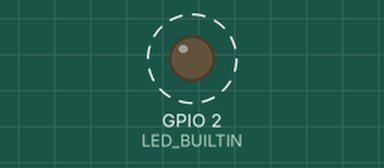
Recording of a sketch running on a simulated ESP8266 (NodeMCU). On the bench: output pins drawn as LEDs (lit = HIGH, except the on-board LED, lit = LOW). Dashed ring = blinking. WiFi joins after 1.5 s; servers stay silent unless stated; what the sketch prints to the serial monitor is not drawn.

Above: at 1.7 s.
Timing chart, 0 to 4.5 s (numbered marks = the images above):
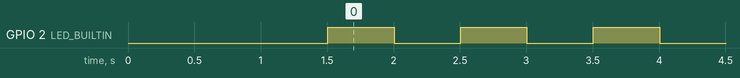

Measured:
- by itself, GPIO 2 (LED_BUILTIN): alternates HIGH for 0.50 s and LOW for 0.50 s

The sketch:

sketch_apr14a.ino
```cpp
#include <ESP8266WiFi.h>
#include <ArduinoOTA.h>

const char* ssid = "LAPTOP-7NG8FVHL-9713";
const char* password = "17171717";

void setup() {
  // put your setup code here, to run once:
  Serial.begin(9600);  //設定Baud rate
  Serial.println("") ;
  pinMode(LED_BUILTIN, OUTPUT); // 設置LED_BUILTIN引腳模式為輸出模式，可以通過它控制LED燈

  connectWifi();

  // 設置OTA主機名和密碼
  ArduinoOTA.setHostname("ESP8266");
  ArduinoOTA.setPassword("12345678");

  //開始使用OTA
  ArduinoOTA.begin();
  // 顯示OTA已經準備好
  Serial.println("OTA ready");
}

void loop() {
  // put your main code here, to run repeatedly:
  ArduinoOTA.handle();  //讓 Arduino 收到並處理OTA更新請求
  digitalWrite(LED_BUILTIN, !digitalRead(LED_BUILTIN));
  delay(500);
}

void connectWifi(){
  //開始連接Wifi
  WiFi.begin(ssid, password);

  // 等待WiFi連接
  while (WiFi.status() != WL_CONNECTED){
    delay(100);
    Serial.print(".");
  }
  // 顯示連接成功的訊息和IP地址
  Serial.println("");
  Serial.println("WiFi Connected!");
  Serial.print("IP address:/t");
  Serial.println(WiFi.localIP());
}
```
